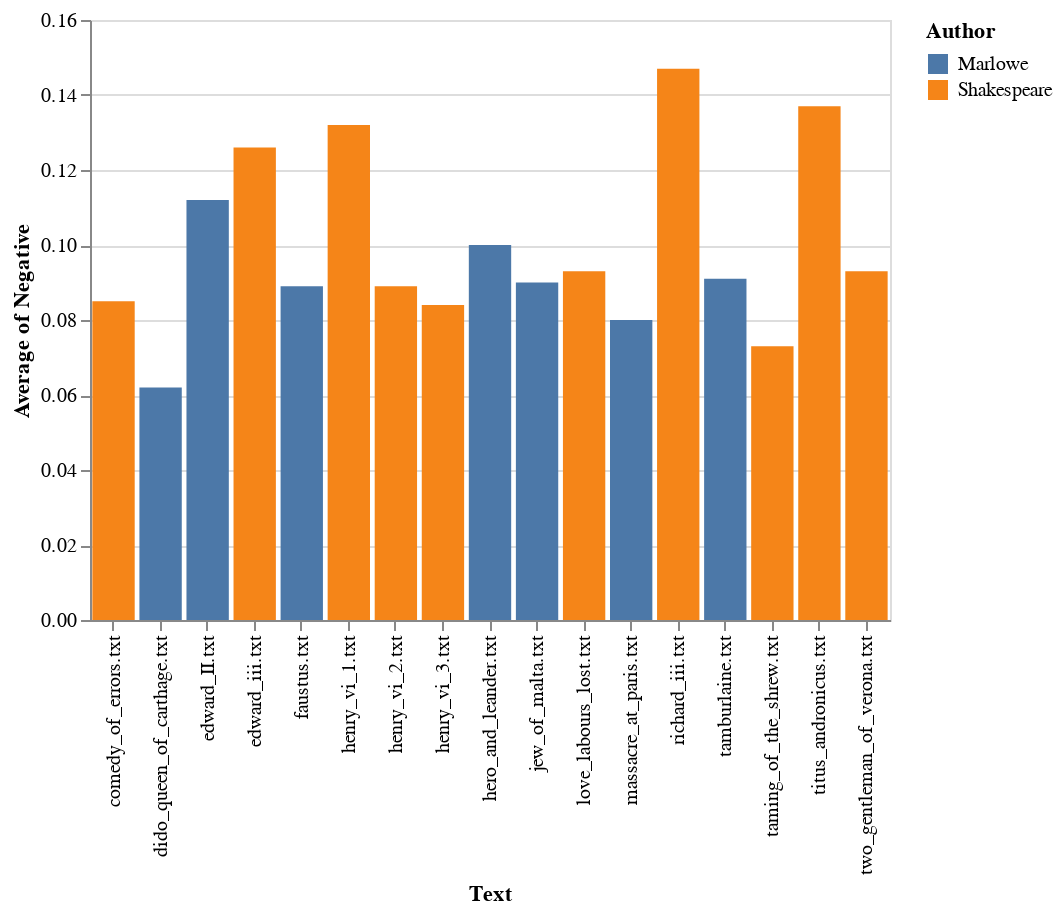

The code cell stored with this chart in its notebook:
### Markdown cell above
Problem 7

Generate three additional visualizations using this data (please use different visualization techniques for each visualization). What do these visualizations tell you about potential collaborations between Shakespeare and Marlowe?

### Code cell
alt.Chart(df).mark_bar().encode(x='Text',y='average(Negative)', color="Author")

### Figure 1 — Vega-Lite specification as saved in the notebook (floating-point values rounded to 4 significant figures)
{"$schema": "https://vega.github.io/schema/vega-lite/v2.6.0.json", "config": {"view": {"height": 300, "width": 400}}, "data": {"name": "data-033e35f39209e7bd9450bf4e917ef80e"}, "datasets": {"data-033e35f39209e7bd9450bf4e917ef80e": [{"Author": "Marlowe", "Negative": 0.09, "Neutral": 0.79, "Positive": 0.12, "Text": "jew_of_malta.txt"}, {"Author": "Marlowe", "Negative": 0.08, "Neutral": 0.798, "Positive": 0.121, "Text": "massacre_at_paris.txt"}, {"Author": "Marlowe", "Negative": 0.091, "Neutral": 0.768, "Positive": 0.141, "Text": "tamburlaine.txt"}, {"Author": "Marlowe", "Negative": 0.089, "Neutral": 0.792, "Positive": 0.119, "Text": "faustus.txt"}, {"Author": "Marlowe", "Negative": 0.062, "Neutral": 0.851, "Positive": 0.087, "Text": "dido_queen_of_carthage.txt"}, {"Author": "Marlowe", "Negative": 0.112, "Neutral": 0.755, "Positive": 0.133, "Text": "edward_II.txt"}, {"Author": "Marlowe", "Negative": 0.1, "Neutral": 0.71, "Positive": 0.19, "Text": "hero_and_leander.txt"}, {"Author": "Shakespeare", "Negative": 0.084, "Neutral": 0.794, "Positive": 0.122, "Text": "henry_vi_3.txt"}, {"Author": "Shakespeare", "Negative": 0.093, "Neutral": 0.729, "Positive": 0.179, "Text": "love_labours_lost.txt"}, {"Author": "Shakespeare", "Negative": 0.089, "Neutral": 0.797, "Positive": 0.114, "Text": "henry_vi_2.txt"}, {"Author": "Shakespeare", "Negative": 0.132, "Neutral": 0.731, "Positive": 0.138, "Text": "henry_vi_1.txt"}, {"Author": "Shakespeare", "Negative": 0.147, "Neutral": 0.695, "Positive": 0.157, "Text": "richard_iii.txt"}, {"Author": "Shakespeare", "Negative": 0.073, "Neutral": 0.767, "Positive": 0.159, "Text": "taming_of_the_shrew.txt"}, {"Author": "Shakespeare", "Negative": 0.093, "Neutral": 0.733, "Positive": 0.174, "Text": "two_gentleman_of_verona.txt"}, {"Author": "Shakespeare", "Negative": 0.085, "Neutral": 0.829, "Positive": 0.086, "Text": "comedy_of_errors.txt"}, {"Author": "Shakespeare", "Negative": 0.126, "Neutral": 0.721, "Positive": 0.152, "Text": "edward_iii.txt"}, {"Author": "Shakespeare", "Negative": 0.137, "Neutral": 0.723, "Positive": 0.14, "Text": "titus_andronicus.txt"}]}, "encoding": {"color": {"field": "Author", "type": "nominal"}, "x": {"field": "Text", "type": "nominal"}, "y": {"aggregate": "average", "field": "Negative", "type": "quantitative"}}, "mark": "bar"}
